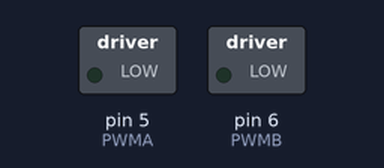
The sketch below on a simulated Arduino Uno, built with avr-gcc and run on an emulated ATmega328P. On the bench: switched loads named in the sketch (green lamp = pin HIGH).

Above: at 0.05 s.
At 6.0 s:
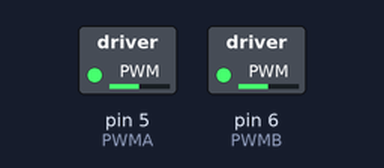
Timing chart, 0 to 7.8 s (numbered marks = the images above):
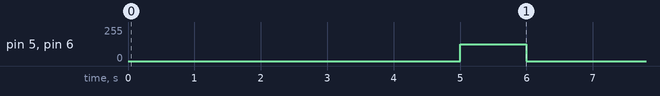

Measured:
- by itself, pin 5 (PWMA), pin 6 (PWMB): alternates 125/255 for 1.0 s and 0/255 for 5.0 s

The sketch:

001_Car_forward_test.ino
```cpp
/*
for the SmartCar Shield v1.1, this has the TB6612FNG H-Bridge motor controller https://dronebotworkshop.com/tb6612fng-h-bridge/

*/

#define PWMA 5 //this pin controls speed of motor A (left) - analog value 30-255 only (min speed 30 from experimentation, anything below this does not deliver sufficient power to run all 4 motors)
#define PWMB 6 //this pin controls speed of motor B (right) - analog value 30-255 only

#define AIN1 7 //controls power to motor A --read the RED labels on the pinout on the circuit schematic for the shield. https://drive.google.com/file/d/17PbbtRU9EobVzNFHf3JRnfc0aW9sLZYT/view?usp=sharing
//#define AIN2 111 //controls power to motor A --this is not connected to the UNO directly, instead is signal AIN1 passed through a 7414 Schmitt inverter.

#define BIN1 8 //controls power to motor B
//#define BIN2 1000 //controls power to motor B - BIN1 passed through 7414 Schmitt inverter.

#define STBY 3

int MotorSpeed =125; //fixed motor speed for now - write this to PWM. will later have this variable rewritten using a controller. If A and B have different speeds, the car will turn.

/*
---MOTOR SIDES---
LEFT  Motors A. FRONT M1, REAR M4
RIGHT Motors B. FRONT M2, REAR M3 --note that FRONT and REAR motors cannot be controlled individually.

---CONTROLLING THE MOTORS--- both motors A and B have 2 inputs.
IN1 	IN2 	Mode
HIGH  HIGH 	Short Brake --since IN2 is IN1 passed through Schmitt, I am not sure how to get these first 2 motor modes...
LOW  	LOW 	Stop ^
HIGH  LOW   Clockwise
LOW 	HIGH 	Counterclockwise

---DIRECTIONALS---
Dir     Motor A   Motor B
FORWARD HIGH      HIGH
REVERSE LOW       LOW
RIGHT   LOW       HIGH
LEFT    HIGH      LOW

---MOTOR SPEEDS (on carpet)---
Experiment, run the car for 1000ms, then pause. Measure distance in meters.

PWM value   Speed m/s
30          0.06
50          0.13
100         0.29
125         0.37
150         0.47
200         0.63
255         0.81
*/

void setup() {
  // put your setup code here, to run once:
Serial.begin(9600);
digitalWrite(STBY,HIGH); //forums suggest STBY on the H-bridge needs to be held HIGH for the bridge to work. Testing shows this to be the case.
}

void loop() {
  // put your main code here, to run repeatedly:
delay(5000); //just so the car doesnt start immediately with the wire still connected.
analogWrite(PWMA,MotorSpeed);
analogWrite(PWMB,MotorSpeed);
digitalWrite(AIN1,HIGH);
digitalWrite(BIN1,HIGH);
delay(1000);
analogWrite(PWMA,0); //the best solution I have found to stop the car so far is using PWM=0, essentially just not delivering power to the motors at all.
analogWrite(PWMB,0);
}
```
